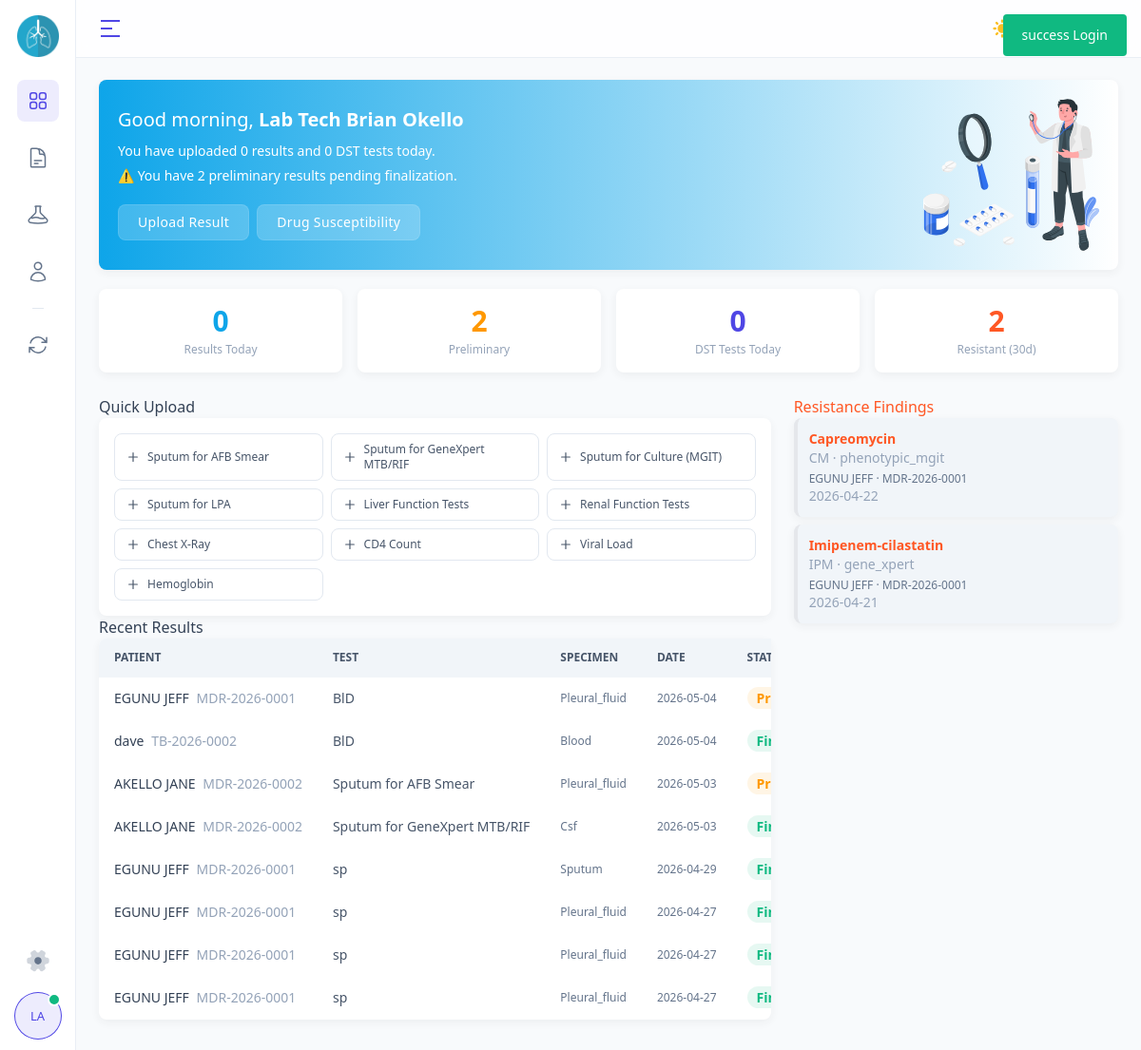
/app/lab/index.php?status=success (signed in), run on the app's committed database.
### tables this page shows
CREATE TABLE `users` (
  `id` int(11) NOT NULL,
  `patient_id` int(11) DEFAULT NULL COMMENT 'NULL for staff, value for patients',
  `name` varchar(150) NOT NULL,
  `email` varchar(150) NOT NULL,
  `password` varchar(255) NOT NULL,
  `role` enum('doctor','nurse','clinician','lab_personnel','data_officer','admin','patient') NOT NULL,
  `location` varchar(150) DEFAULT NULL,
  `phone` varchar(20) DEFAULT NULL,
  `facility_id` int(11) DEFAULT NULL,
  `image_paths` varchar(255) NOT NULL,
  `last_login` datetime DEFAULT NULL,
  `created_at` timestamp NOT NULL DEFAULT current_timestamp(),
  `is_active` tinyint(1) DEFAULT 1
);

CREATE TABLE `lab_results` (
  `id` int(11) NOT NULL,
  `patient_id` int(11) DEFAULT NULL,
  `test_type` varchar(100) DEFAULT NULL,
  `specimen_type` varchar(50) DEFAULT NULL,
  `result` text DEFAULT NULL,
  `result_date` date DEFAULT NULL,
  `specimen_date` date DEFAULT NULL,
  `reviewed_at` datetime DEFAULT NULL,
  `uploaded_by` int(11) DEFAULT NULL,
  `lab_facility` varchar(150) DEFAULT NULL,
  `reviewed_by` int(11) DEFAULT NULL,
  `is_final` tinyint(1) DEFAULT 0,
  `created_at` timestamp NOT NULL DEFAULT current_timestamp(),
  `updated_at` timestamp NULL DEFAULT NULL ON UPDATE current_timestamp()
);

CREATE TABLE `patients` (
  `id` int(11) NOT NULL,
  `user_id` int(11) DEFAULT NULL,
  `patient_code` varchar(50) NOT NULL,
  `national_id` varchar(50) DEFAULT NULL,
  `full_name` varchar(150) NOT NULL,
  `gender` enum('male','female','other') NOT NULL,
  `date_of_birth` date DEFAULT NULL,
  `phone` varchar(20) DEFAULT NULL,
  `address` text DEFAULT NULL,
  `facility_id` int(11) DEFAULT NULL,
  `regimen_id` int(11) DEFAULT NULL,
  `enrollment_date` date DEFAULT NULL,
  `date_of_diagnosis` date DEFAULT NULL,
  `tb_case_classification` enum('new','previously_treated','relapse','failure','return_after_default','transfer_in') DEFAULT NULL,
  `mdr_confirmation` enum('confirmed','presumed') DEFAULT NULL,
  `hiv_status` enum('positive','negative','unknown') DEFAULT NULL,
  `on_art` tinyint(1) DEFAULT NULL,
  `weight_kg` decimal(5,1) DEFAULT NULL,
  `treatment_status` enum('enrolled','on_treatment','completed','cured','failed','died','lost_to_followup','transferred_out') DEFAULT 'enrolled',
  `next_of_kin` varchar(150) DEFAULT NULL,
  `next_of_kin_contact` varchar(20) DEFAULT NULL,
  `created_by` int(11) DEFAULT NULL,
  `created_at` timestamp NOT NULL DEFAULT current_timestamp(),
  `updated_at` timestamp NOT NULL DEFAULT current_timestamp() ON UPDATE current_timestamp(),
  `is_active` tinyint(1) NOT NULL DEFAULT 1
);

CREATE TABLE `drug_susceptibility` (
  `id` int(11) NOT NULL,
  `patient_id` int(11) NOT NULL,
  `drug_id` int(11) NOT NULL,
  `test_method` enum('gene_xpert','lpa','phenotypic_mgit','phenotypic_lj','molecular_wgs') NOT NULL,
  `result` enum('sensitive','resistant','indeterminate','not_done') NOT NULL,
  `specimen_date` date DEFAULT NULL,
  `result_date` date DEFAULT NULL,
  `lab_facility` varchar(150) DEFAULT NULL,
  `performed_by` int(11) DEFAULT NULL,
  `notes` text DEFAULT NULL,
  `created_at` timestamp NOT NULL DEFAULT current_timestamp()
);

CREATE TABLE `drugs` (
  `id` int(11) NOT NULL,
  `drug_name` varchar(100) NOT NULL,
  `drug_code` varchar(20) NOT NULL COMMENT 'Standard abbreviation e.g. BDQ, LZD, CFZ',
  `drug_group` enum('group_a','group_b','group_c','group_d1','group_d2','other') DEFAULT NULL COMMENT 'WHO MDR-TB drug grouping',
  `default_dose_mg` int(11) DEFAULT NULL,
  `unit` varchar(20) DEFAULT NULL COMMENT 'mg, ml, tablets',
  `notes` text DEFAULT NULL,
  `is_active` tinyint(1) NOT NULL DEFAULT 1,
  `created_at` timestamp NOT NULL DEFAULT current_timestamp()
);

### app/lab/index.php (the view, shortened to what the rows shown need)
<?php
require_once '../config/db.php';
require_once 'lab_init.php';
 $recent_stmt = $conn->prepare("
    SELECT lr.*, p.full_name, p.patient_code
    FROM lab_results lr
    LEFT JOIN patients p ON lr.patient_id = p.id
    WHERE lr.uploaded_by = ?
    ORDER BY lr.created_at DESC LIMIT 8
");
 $recent_stmt->bind_param("i", $lab_id);
 $recent_stmt->execute();
 $recent_results = $recent_stmt->get_result()->fetch_all(MYSQLI_ASSOC);
 $resist_stmt = $conn->prepare("
    SELECT ds.result_date, d.drug_name, d.drug_code, d.drug_group, p.full_name, p.patient_code,
           ds.test_method, ds.result
    FROM drug_susceptibility ds
    JOIN drugs d ON ds.drug_id = d.id
    JOIN patients p ON ds.patient_id = p.id
    WHERE ds.performed_by = ? AND ds.result = 'resistant'
    ORDER BY ds.created_at DESC LIMIT 10
");
 $resist_stmt->bind_param("i", $lab_id);
 $resist_stmt->execute();
 $resistant_findings = $resist_stmt->get_result()->fetch_all(MYSQLI_ASSOC);
?>
<?php require_once 'lab_header.php'; ?>
<div class="mt-4 sm:mt-5 lg:mt-6">
  <div class="mt-4 grid grid-cols-12 gap-4 sm:mt-5 lg:mt-6 lg:gap-6">
    <div class="col-span-12 lg:col-span-8">
      <h2 class="text-base font-medium text-slate-700 dark:text-navy-100 mb-3">Quick Upload</h2>
      <h2 class="text-base font-medium text-slate-700 dark:text-navy-100 mb-3">Recent Results</h2>
      <div class="card">
        <div class="is-scrollbar-hidden overflow-x-auto">
          <table class="is-hoverable w-full text-left">
            <thead>
              <tr>
                <th class="whitespace-nowrap rounded-tl-lg bg-slate-100 px-4 py-3 text-xs font-semibold uppercase text-slate-600 dark:bg-navy-800 dark:text-navy-200">Patient</th>
                <th class="whitespace-nowrap bg-slate-100 px-4 py-3 text-xs font-semibold uppercase text-slate-600 dark:bg-navy-800 dark:text-navy-200">Test</th>
                <th class="whitespace-nowrap bg-slate-100 px-4 py-3 text-xs font-semibold uppercase text-slate-600 dark:bg-navy-800 dark:text-navy-200">Specimen</th>
                <th class="whitespace-nowrap bg-slate-100 px-4 py-3 text-xs font-semibold uppercase text-slate-600 dark:bg-navy-800 dark:text-navy-200">Date</th>
                <th class="whitespace-nowrap rounded-tr-lg bg-slate-100 px-4 py-3 text-xs font-semibold uppercase text-slate-600 dark:bg-navy-800 dark:text-navy-200">Status</th>
              </tr>
            </thead>
            <tbody>
              <?php foreach ($recent_results as $r): ?>
              <tr class="border-y border-transparent border-b-slate-150 dark:border-b-navy-600">
                <td class="whitespace-nowrap px-4 py-3">
                  <span class="text-sm font-medium text-slate-700 dark:text-navy-100"><?= htmlspecialchars($r['full_name'] ?? 'N/A') ?></span>
                  <span class="ml-1 text-[10px] font-mono text-slate-400"><?= $r['patient_code'] ?? '' ?></span>
                </td>
                <td class="whitespace-nowrap px-4 py-3 text-sm text-slate-600 dark:text-navy-200"><?= htmlspecialchars($r['test_type']) ?></td>
                <td class="whitespace-nowrap px-4 py-3 text-xs text-slate-500 dark:text-navy-300"><?= ucfirst($r['specimen_type'] ?? '-') ?></td>
                <td class="whitespace-nowrap px-4 py-3 text-xs text-slate-500 dark:text-navy-200"><?= $r['result_date'] ?? '-' ?></td>
                <td class="whitespace-nowrap px-4 py-3">
                  <?php if ($r['is_final']): ?>
                  <span class="rounded-full bg-success/10 px-2.5 py-0.5 text-[10px] font-semibold text-success">Final</span>
                  <?php else: ?>
                  <span class="rounded-full bg-warning/10 px-2.5 py-0.5 text-[10px] font-semibold text-warning">Preliminary</span>
                  <?php endif; ?>
                </td>
              </tr>
              <?php endforeach; ?>
            </tbody>
          </table>
        </div>
      </div>
    </div>
    <div class="col-span-12 lg:col-span-4">
      <h2 class="text-base font-medium text-error mb-3">Resistance Findings</h2>
      <?php if (empty($resistant_findings)): ?>
      <div class="card p-6 text-center">
        <svg class="mx-auto size-10 text-success" fill="none" viewBox="0 0 24 24" stroke="currentColor" stroke-width="1.5"><path stroke-linecap="round" stroke-linejoin="round" d="M9 12.75 11.25 15 15 9.75M21 12a9 9 0 11-18 0 9 9 0 0118 0z" /></svg>
        <p class="mt-2 text-sm text-slate-400 dark:text-navy-300">No recent resistance findings</p>
      </div>
      <?php else: ?>
      <div class="space-y-2">
        <?php foreach ($resistant_findings as $rf):
            $grp_cls = ['group_a'=>'border-l-error bg-error/5','group_b'=>'border-l-warning bg-warning/5','group_c'=>'border-l-info bg-info/5','group_d1'=>'border-l-secondary bg-secondary/5','group_d2'=>'border-l-slate-400 bg-slate-100 dark:bg-navy-700'][($rf['drug_group'] ?? '')] ?? 'border-l-slate-300 bg-slate-50 dark:bg-navy-800';
        ?>
        <div class="card border-l-4 <?= $grp_cls ?> p-3">
          <div class="flex items-start justify-between">
            <div>
              <p class="text-sm font-semibold text-error"><?= htmlspecialchars($rf['drug_name']) ?></p>
              <p class="text-[10px] text-slate-400 dark:text-navy-300"><?= $rf['drug_code'] ?> · <?= $rf['test_method'] ?></p>
            </div>
          </div>
          <p class="mt-1 text-xs text-slate-500 dark:text-navy-200"><?= htmlspecialchars($rf['full_name']) ?> · <?= $rf['patient_code'] ?></p>
          <p class="text-[10px] text-slate-400 dark:text-navy-300"><?= $rf['result_date'] ?></p>
        </div>
        <?php endforeach; ?>
      </div>
      <?php endif; ?>
    </div>
  </div>
</div>
<?php
require_once 'lab_footer.php'; ?>

### app/lab/sidenav.php (shortened to what the rows shown need)
<?php
 $user_id = (int)$_SESSION['id'];
 $res = $conn->prepare("SELECT * FROM users WHERE id = ?");
 $res->bind_param("i", $user_id);
 $res->execute();
 $user = $res->get_result()->fetch_assoc();
 $avatar_path = $user['image_paths'] ? '../../' . htmlspecialchars($user['image_paths']) : null;
 $initials = strtoupper(substr($user['name'] ?? 'CL', 0, 2));
?>
<div class="flex flex-col items-center space-y-3 py-3">
  <div x-data="usePopper({placement:'right-end',offset:12})" @click.outside="isShowPopper && (isShowPopper = false)" class="flex">
    <?php if ($avatar_path && file_exists($avatar_path)): ?>
    <button @click="isShowPopper = !isShowPopper" x-ref="popperRef" class="avatar size-12">
      <img class="rounded-full" src="<?= $avatar_path ?>" alt="avatar">
      <span class="absolute right-0 size-3.5 rounded-full border-2 border-white bg-success dark:border-navy-700"></span>
    </button>
    <?php else: ?>
    <button @click="isShowPopper = !isShowPopper" x-ref="popperRef" class="avatar size-12">
      <div class="is-initial rounded-full bg-primary/10 text-xs+ uppercase text-primary ring-1 ring-primary dark:text-accent-light dark:ring-accent">
        <?= $initials ?>
      </div>
      <span class="absolute right-0 size-3.5 rounded-full border-2 border-white bg-success dark:border-navy-700"></span>
    </button>
    <?php endif; ?>
  </div>
</div>

### data on the page
users: name "LA"
lab_results: patient.full_name "EGUNU JEFF", patient.patient_code "MDR-2026-0001", test_type "BlD", specimen_type "Pleural_fluid", result_date "2026-05-04", is_final "Preliminary"
lab_results: patient.full_name "dave", patient.patient_code "TB-2026-0002", test_type "BlD", specimen_type "Blood", result_date "2026-05-04", is_final "Final"
lab_results: patient.full_name "AKELLO JANE", patient.patient_code "MDR-2026-0002", test_type "Sputum for AFB Smear", specimen_type "Pleural_fluid", result_date "2026-05-03", is_final "Preliminary"
lab_results: patient.full_name "AKELLO JANE", patient.patient_code "MDR-2026-0002", test_type "Sputum for GeneXpert MTB/RIF", specimen_type "Csf", result_date "2026-05-03", is_final "Final"
lab_results: patient.full_name "EGUNU JEFF", patient.patient_code "MDR-2026-0001", test_type "sp", specimen_type "Sputum", result_date "2026-04-29", is_final "Final"
lab_results: patient.full_name "EGUNU JEFF", patient.patient_code "MDR-2026-0001", test_type "sp", specimen_type "Pleural_fluid", result_date "2026-04-27", is_final "Final"
lab_results: patient.full_name "EGUNU JEFF", patient.patient_code "MDR-2026-0001", test_type "sp", specimen_type "Pleural_fluid", result_date "2026-04-27", is_final "Final"
lab_results: patient.full_name "EGUNU JEFF", patient.patient_code "MDR-2026-0001", test_type "sp", specimen_type "Pleural_fluid", result_date "2026-04-27", is_final "Final"
drug_susceptibility: drug.drug_name "Capreomycin", drug.drug_code "CM", test_method "phenotypic_mgit", patient.full_name "EGUNU JEFF", patient.patient_code "MDR-2026-0001", result_date "2026-04-22"
drug_susceptibility: drug.drug_name "Imipenem-cilastatin", drug.drug_code "IPM", test_method "gene_xpert", patient.full_name "EGUNU JEFF", patient.patient_code "MDR-2026-0001", result_date "2026-04-21"

### other printed values
$lab_name "Lab Tech Brian Okello"
$stats['today_results'] "0"
$stats['today_dst'] "0"
$stats['preliminary'] "2"
$stats['resistant_30d'] "2"
$test "Sputum for AFB Smear"
$test "Sputum for GeneXpert MTB/RIF"
$test "Sputum for Culture (MGIT)"
$test "Sputum for LPA"
$test "Liver Function Tests"
$test "Renal Function Tests"
$test "Chest X-Ray"
$test "CD4 Count"
$test "Viral Load"
$test "Hemoglobin"
